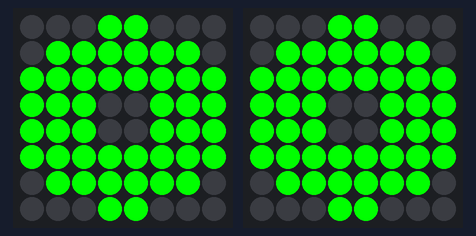
Recording of a sketch running on a simulated Arduino Uno, built with avr-gcc and run on an emulated ATmega328P. On the bench: 2 × 8×8 RGB LED matrix (first LED top left, wired row by row). Random numbers use the default seed unless the sketch sets one.

Above: at 3.2 s.
At 34.4 s:
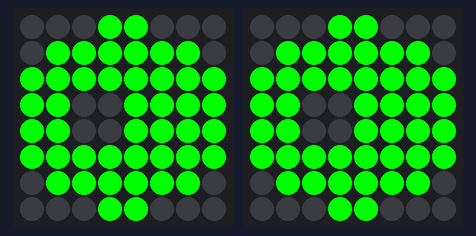
At 60.0 s:
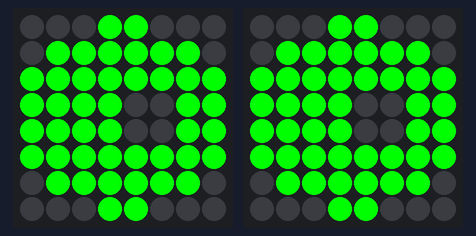
At 86.0 s:
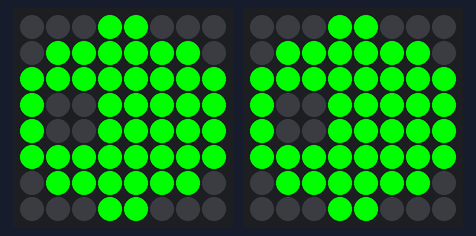
At 123.9 s:
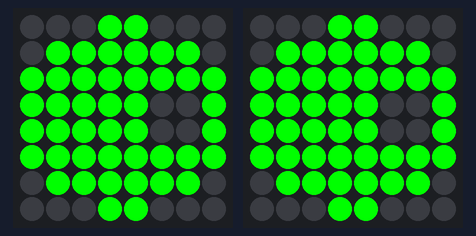

The sketch:

BlinkingEyes.ino
```cpp
#include <SPI.h>
#include <Wire.h>

//BlinkingEyes.ino

#include "Adafruit_GFX.h"
#include "Adafruit_LEDBackpack.h"


Adafruit_BicolorMatrix matrix = Adafruit_BicolorMatrix();
Adafruit_BicolorMatrix matrix2 = Adafruit_BicolorMatrix();


static const int PROGMEM  eyesVelocity = 16000;

// Note these bitmaps don't take the pupiles into account. Pupiles will be drawn (set to LOW) when needed.
static const uint8_t PROGMEM  init_bmp []={B00011000,B01111110,B11111111,B11111111,B11111111,B11111111,B01111110,B00011000},
							  blink_bmp1 []={B00000000,B00011000,B01111110,B11111111,B11111111,B11111111,B01111110,B00011000},
							  blink_bmp2 []={B00000000,B00000000,B00111100,B11111111,B11111111,B01111110,B00000000,B00000000},
							  blink_bmp3 []={B00000000,B00000000,B00000000,B11111111,B11111111,B00000000,B00000000,B00000000};


boolean isPupileMoving = false;
int pupilePosition = 3;
int movePupileTo = 3;
int finalPupilePosition;

boolean isBlinking = false;
int blinkIteration = 0;

int eyesFrameControl = 0;
int eyesColor = 3; // 1 red, 2 Yellow, 3 Green


double probabilityOfBlinking = 60;
double probabilityOfMovingPupiles = 90;

void setup() {

  // Read documentation about how to set the addresses on IC2 bus.
  matrix.begin(0x70);  // pass in the address
  matrix2.begin(0x71);  // pass in the address

}


void initEye(){
  // Basically draws an ellipse.
  matrix.clear();
  matrix.drawBitmap(0, 0, init_bmp, 8, 8, eyesColor);
  matrix2.clear();
  matrix2.drawBitmap(0, 0, init_bmp, 8, 8, eyesColor);

  clearPupiles(pupilePosition);
}

void zero(int iniX, int mat){
  if (mat == 1){
    matrix.drawPixel(iniX, 3, eyesColor);
    matrix.drawPixel(iniX+1, 3, eyesColor);
    matrix.drawPixel(iniX+2, 3, eyesColor);
    matrix.drawPixel(iniX, 4, eyesColor);
    matrix.drawPixel(iniX+2, 4, eyesColor);
    matrix.drawPixel(iniX, 5, eyesColor);
    matrix.drawPixel(iniX+2, 5, eyesColor);
    matrix.drawPixel(iniX, 6, eyesColor);
    matrix.drawPixel(iniX+2, 6, eyesColor);
    matrix.drawPixel(iniX, 7, eyesColor);
    matrix.drawPixel(iniX+1, 7, eyesColor);
    matrix.drawPixel(iniX+2, 7, eyesColor);
  }
  if (mat == 2){
    matrix2.drawPixel(iniX, 3, eyesColor);
    matrix2.drawPixel(iniX+1, 3, eyesColor);
    matrix2.drawPixel(iniX+2, 3, eyesColor);
    matrix2.drawPixel(iniX, 4, eyesColor);
    matrix2.drawPixel(iniX+2, 4, eyesColor);
    matrix2.drawPixel(iniX, 5, eyesColor);
    matrix2.drawPixel(iniX+2, 5, eyesColor);
    matrix2.drawPixel(iniX, 6, eyesColor);
    matrix2.drawPixel(iniX+2, 6, eyesColor);
    matrix2.drawPixel(iniX, 7, eyesColor);
    matrix2.drawPixel(iniX+1, 7, eyesColor);
    matrix2.drawPixel(iniX+2, 7, eyesColor);
  }
}

void one(int iniX, int mat){
  if (mat == 1){
    matrix.drawPixel(iniX+2, 3, eyesColor);
    matrix.drawPixel(iniX+2, 4, eyesColor);
    matrix.drawPixel(iniX+2, 5, eyesColor);
    matrix.drawPixel(iniX+2, 6, eyesColor);
    matrix.drawPixel(iniX+2, 7, eyesColor);
  }
  if (mat == 2){
    matrix2.drawPixel(iniX+2, 3, eyesColor);
    matrix2.drawPixel(iniX+2, 4, eyesColor);
    matrix2.drawPixel(iniX+2, 5, eyesColor);
    matrix2.drawPixel(iniX+2, 6, eyesColor);
    matrix2.drawPixel(iniX+2, 7, eyesColor);
  }
}

void two(int iniX, int mat){
  if (mat == 1){
    matrix.drawPixel(iniX, 3, eyesColor);
    matrix.drawPixel(iniX+1, 3, eyesColor);
    matrix.drawPixel(iniX+2, 3, eyesColor);
    matrix.drawPixel(iniX+2, 4, eyesColor);
    matrix.drawPixel(iniX, 5, eyesColor);
    matrix.drawPixel(iniX+1, 5, eyesColor);
    matrix.drawPixel(iniX+2, 5, eyesColor);
    matrix.drawPixel(iniX, 6, eyesColor);
    matrix.drawPixel(iniX, 7, eyesColor);
    matrix.drawPixel(iniX+1, 7, eyesColor);
    matrix.drawPixel(iniX+2, 7, eyesColor);
  }
  if (mat == 2){
    matrix2.drawPixel(iniX, 3, eyesColor);
    matrix2.drawPixel(iniX+1, 3, eyesColor);
    matrix2.drawPixel(iniX+2, 3, eyesColor);
    matrix2.drawPixel(iniX+2, 4, eyesColor);
    matrix2.drawPixel(iniX, 5, eyesColor);
    matrix2.drawPixel(iniX+1, 5, eyesColor);
    matrix2.drawPixel(iniX+2, 5, eyesColor);
    matrix2.drawPixel(iniX, 6, eyesColor);
    matrix2.drawPixel(iniX, 7, eyesColor);
    matrix2.drawPixel(iniX+1, 7, eyesColor);
    matrix2.drawPixel(iniX+2, 7, eyesColor);
  }
}
void three(int iniX, int mat){
  if (mat == 1){
    matrix.drawPixel(iniX, 3, eyesColor);
    matrix.drawPixel(iniX+1, 3, eyesColor);
    matrix.drawPixel(iniX+2, 3, eyesColor);
    matrix.drawPixel(iniX+2, 4, eyesColor);
    matrix.drawPixel(iniX, 5, eyesColor);
    matrix.drawPixel(iniX+1, 5, eyesColor);
    matrix.drawPixel(iniX+2, 5, eyesColor);
    matrix.drawPixel(iniX+2, 6, eyesColor);
    matrix.drawPixel(iniX, 7, eyesColor);
    matrix.drawPixel(iniX+1, 7, eyesColor);
    matrix.drawPixel(iniX+2, 7, eyesColor);
  }
  if (mat == 2){
    matrix2.drawPixel(iniX, 3, eyesColor);
    matrix2.drawPixel(iniX+1, 3, eyesColor);
    matrix2.drawPixel(iniX+2, 3, eyesColor);
    matrix2.drawPixel(iniX+2, 4, eyesColor);
    matrix2.drawPixel(iniX, 5, eyesColor);
    matrix2.drawPixel(iniX+1, 5, eyesColor);
    matrix2.drawPixel(iniX+2, 5, eyesColor);
    matrix2.drawPixel(iniX+2, 6, eyesColor);
    matrix2.drawPixel(iniX, 7, eyesColor);
    matrix2.drawPixel(iniX+1, 7, eyesColor);
    matrix2.drawPixel(iniX+2, 7, eyesColor);
  }
}

void four(int iniX, int mat){
  if (mat == 1){
    matrix.drawPixel(iniX, 3, eyesColor);
    matrix.drawPixel(iniX+2, 3, eyesColor);
    matrix.drawPixel(iniX, 4, eyesColor);
    matrix.drawPixel(iniX+2, 4, eyesColor);
    matrix.drawPixel(iniX, 5, eyesColor);
    matrix.drawPixel(iniX+1, 5, eyesColor);
    matrix.drawPixel(iniX+2, 5, eyesColor);
    matrix.drawPixel(iniX+2, 6, eyesColor);
    matrix.drawPixel(iniX+2, 7, eyesColor);
  }
  if (mat == 2){
    matrix2.drawPixel(iniX, 3, eyesColor);
    matrix2.drawPixel(iniX+2, 3, eyesColor);
    matrix2.drawPixel(iniX, 4, eyesColor);
    matrix2.drawPixel(iniX+2, 4, eyesColor);
    matrix2.drawPixel(iniX, 5, eyesColor);
    matrix2.drawPixel(iniX+1, 5, eyesColor);
    matrix2.drawPixel(iniX+2, 5, eyesColor);
    matrix2.drawPixel(iniX+2, 6, eyesColor);
    matrix2.drawPixel(iniX+2, 7, eyesColor);
  }
}

void five(int iniX, int mat){
  if (mat == 1){
    matrix.drawPixel(iniX, 3, eyesColor);
    matrix.drawPixel(iniX+1, 3, eyesColor);
    matrix.drawPixel(iniX+2, 3, eyesColor);
    matrix.drawPixel(iniX, 4, eyesColor);
    matrix.drawPixel(iniX, 5, eyesColor);
    matrix.drawPixel(iniX+1, 5, eyesColor);
    matrix.drawPixel(iniX+2, 5, eyesColor);
    matrix.drawPixel(iniX+2, 6, eyesColor);
    matrix.drawPixel(iniX, 7, eyesColor);
    matrix.drawPixel(iniX+1, 7, eyesColor);
    matrix.drawPixel(iniX+2, 7, eyesColor);
  }
  if (mat == 2){
    matrix2.drawPixel(iniX, 3, eyesColor);
    matrix2.drawPixel(iniX+1, 3, eyesColor);
    matrix2.drawPixel(iniX+2, 3, eyesColor);
    matrix2.drawPixel(iniX, 4, eyesColor);
    matrix2.drawPixel(iniX, 5, eyesColor);
    matrix2.drawPixel(iniX+1, 5, eyesColor);
    matrix2.drawPixel(iniX+2, 5, eyesColor);
    matrix2.drawPixel(iniX+2, 6, eyesColor);
    matrix2.drawPixel(iniX, 7, eyesColor);
    matrix2.drawPixel(iniX+1, 7, eyesColor);
    matrix2.drawPixel(iniX+2, 7, eyesColor);
  }
}

void six(int iniX, int mat){
  if (mat == 1){
    matrix.drawPixel(iniX, 3, eyesColor);
    matrix.drawPixel(iniX+1, 3, eyesColor);
    matrix.drawPixel(iniX+2, 3, eyesColor);
    matrix.drawPixel(iniX, 4, eyesColor);
    matrix.drawPixel(iniX, 5, eyesColor);
    matrix.drawPixel(iniX+1, 5, eyesColor);
    matrix.drawPixel(iniX+2, 5, eyesColor);
    matrix.drawPixel(iniX, 6, eyesColor);
    matrix.drawPixel(iniX+2, 6, eyesColor);
    matrix.drawPixel(iniX, 7, eyesColor);
    matrix.drawPixel(iniX+1, 7, eyesColor);
    matrix.drawPixel(iniX+2, 7, eyesColor);
  }
  if (mat == 2){
    matrix2.drawPixel(iniX, 3, eyesColor);
    matrix2.drawPixel(iniX+1, 3, eyesColor);
    matrix2.drawPixel(iniX+2, 3, eyesColor);
    matrix2.drawPixel(iniX, 4, eyesColor);
    matrix2.drawPixel(iniX, 5, eyesColor);
    matrix2.drawPixel(iniX+1, 5, eyesColor);
    matrix2.drawPixel(iniX+2, 5, eyesColor);
    matrix2.drawPixel(iniX, 6, eyesColor);
    matrix2.drawPixel(iniX+2, 6, eyesColor);
    matrix2.drawPixel(iniX, 7, eyesColor);
    matrix2.drawPixel(iniX+1, 7, eyesColor);
    matrix2.drawPixel(iniX+2, 7, eyesColor);
  }
}

void seven(int iniX, int mat){
  if (mat == 1){
    matrix.drawPixel(iniX, 3, eyesColor);
    matrix.drawPixel(iniX+1, 3, eyesColor);
    matrix.drawPixel(iniX+2, 3, eyesColor);
    matrix.drawPixel(iniX+2, 4, eyesColor);
    matrix.drawPixel(iniX+2, 5, eyesColor);
    matrix.drawPixel(iniX+2, 6, eyesColor);
    matrix.drawPixel(iniX+2, 7, eyesColor);
  }
  if (mat == 2){
    matrix2.drawPixel(iniX, 3, eyesColor);
    matrix2.drawPixel(iniX+1, 3, eyesColor);
    matrix2.drawPixel(iniX+2, 3, eyesColor);
    matrix2.drawPixel(iniX+2, 4, eyesColor);
    matrix2.drawPixel(iniX+2, 5, eyesColor);
    matrix2.drawPixel(iniX+2, 6, eyesColor);
    matrix2.drawPixel(iniX+2, 7, eyesColor);
  }
}

void eight(int iniX, int mat){
  if (mat == 1){
    matrix.drawPixel(iniX, 3, eyesColor);
    matrix.drawPixel(iniX+1, 3, eyesColor);
    matrix.drawPixel(iniX+2, 3, eyesColor);
    matrix.drawPixel(iniX, 4, eyesColor);
    matrix.drawPixel(iniX+2, 4, eyesColor);
    matrix.drawPixel(iniX, 5, eyesColor);
    matrix.drawPixel(iniX+1, 5, eyesColor);
    matrix.drawPixel(iniX+2, 5, eyesColor);
    matrix.drawPixel(iniX, 6, eyesColor);
    matrix.drawPixel(iniX+2, 6, eyesColor);
    matrix.drawPixel(iniX, 7, eyesColor);
    matrix.drawPixel(iniX+1, 7, eyesColor);
    matrix.drawPixel(iniX+2, 7, eyesColor);
  }
  if (mat == 2){
    matrix2.drawPixel(iniX, 3, eyesColor);
    matrix2.drawPixel(iniX+1, 3, eyesColor);
    matrix2.drawPixel(iniX+2, 3, eyesColor);
    matrix2.drawPixel(iniX, 4, eyesColor);
    matrix2.drawPixel(iniX+2, 4, eyesColor);
    matrix2.drawPixel(iniX, 5, eyesColor);
    matrix2.drawPixel(iniX+1, 5, eyesColor);
    matrix2.drawPixel(iniX+2, 5, eyesColor);
    matrix2.drawPixel(iniX, 6, eyesColor);
    matrix2.drawPixel(iniX+2, 6, eyesColor);
    matrix2.drawPixel(iniX, 7, eyesColor);
    matrix2.drawPixel(iniX+1, 7, eyesColor);
    matrix2.drawPixel(iniX+2, 7, eyesColor);
  }
}

void nine(int iniX, int mat){
  if (mat == 1){
    matrix.drawPixel(iniX, 3, eyesColor);
    matrix.drawPixel(iniX+1, 3, eyesColor);
    matrix.drawPixel(iniX+2, 3, eyesColor);
    matrix.drawPixel(iniX, 4, eyesColor);
    matrix.drawPixel(iniX+2, 4, eyesColor);
    matrix.drawPixel(iniX, 5, eyesColor);
    matrix.drawPixel(iniX+1, 5, eyesColor);
    matrix.drawPixel(iniX+2, 5, eyesColor);
    matrix.drawPixel(iniX+2, 6, eyesColor);
    matrix.drawPixel(iniX+2, 7, eyesColor);
  }
  if (mat == 2){
    matrix2.drawPixel(iniX, 3, eyesColor);
    matrix2.drawPixel(iniX+1, 3, eyesColor);
    matrix2.drawPixel(iniX+2, 3, eyesColor);
    matrix2.drawPixel(iniX, 4, eyesColor);
    matrix2.drawPixel(iniX+2, 4, eyesColor);
    matrix2.drawPixel(iniX, 5, eyesColor);
    matrix2.drawPixel(iniX+1, 5, eyesColor);
    matrix2.drawPixel(iniX+2, 5, eyesColor);
    matrix2.drawPixel(iniX+2, 6, eyesColor);
    matrix2.drawPixel(iniX+2, 7, eyesColor);
  }
}

void paintPupiles(int pX){
  matrix.drawPixel(pX, 3, eyesColor);
  matrix.drawPixel(pX+1, 3, eyesColor);
  matrix.drawPixel(pX, 4, eyesColor);
  matrix.drawPixel(pX+1, 4, eyesColor);

  matrix2.drawPixel(pX, 3, eyesColor);
  matrix2.drawPixel(pX+1, 3, eyesColor);
  matrix2.drawPixel(pX, 4, eyesColor);
  matrix2.drawPixel(pX+1, 4, eyesColor);
}

void clearPupiles(int pX){
  matrix.drawPixel(pX, 3, LOW);
  matrix.drawPixel(pX+1, 3, LOW);
  matrix.drawPixel(pX, 4, LOW);
  matrix.drawPixel(pX+1, 4, LOW);

  matrix2.drawPixel(pX, 3, LOW);
  matrix2.drawPixel(pX+1, 3, LOW);
  matrix2.drawPixel(pX, 4, LOW);
  matrix2.drawPixel(pX+1, 4, LOW);
}

void clearRows(int row){
  matrix.drawPixel(0, row, LOW);
  matrix.drawPixel(1, row, LOW);
  matrix.drawPixel(2, row, LOW);
  matrix.drawPixel(3, row, LOW);
  matrix.drawPixel(4, row, LOW);
  matrix.drawPixel(5, row, LOW);
  matrix.drawPixel(6, row, LOW);
  matrix.drawPixel(7, row, LOW);
  matrix2.drawPixel(0, row, LOW);
  matrix2.drawPixel(1, row, LOW);
  matrix2.drawPixel(2, row, LOW);
  matrix2.drawPixel(3, row, LOW);
  matrix2.drawPixel(4, row, LOW);
  matrix2.drawPixel(5, row, LOW);
  matrix2.drawPixel(6, row, LOW);
  matrix2.drawPixel(7, row, LOW);
}


void loop() {


	/*
		The movement of the eye happens every eyesVelocity times, when eyesFrameControl reaches 0.
		eyesFrameControl is decreasing by one on every iteration.
	*/
    if (eyesFrameControl == 0){ //

      //8x8 BiColor Matrix need to be initialised this sets both matrix to init bitmap.
      initEye();

      /* eyesVelocity is the number of loops that will be skipped between each frame.
                      This number may vary depending on the quantity of actions in the main loop.
                      The lower eyesvelocity is, the fastest they move.
      */
      eyesFrameControl = eyesVelocity;

      // Moving pupilles
      if ((random(0,probabilityOfMovingPupiles) == 1)&&!isPupileMoving){ // Calculate probability of moving puiles when they're resting.
        finalPupilePosition = random(1,6); // Final random destination for the pupile. 6 makes it to never reach the edges.
        isPupileMoving = true;
      } else if (isPupileMoving) {
      	// calculate direction, left or right. We need to know where they are and where they will be next to create the movement.
      	// note that we're actually setting LOW the leds to draw the pipile.
        if ( pupilePosition < finalPupilePosition ){
          movePupileTo = pupilePosition+1;
        } else if ( pupilePosition > finalPupilePosition ){
          movePupileTo = pupilePosition-1;
        } else { // Last iteration for moving pupiles or pupilePosition = finalPupilePosition
          isPupileMoving = false;
        }
        paintPupiles(pupilePosition); // Set HIGH the leds where pipiles were the previous frame to erase them.
        clearPupiles(movePupileTo);   // Set LOW the leds where the position has been calculated in this frame.
        pupilePosition = movePupileTo;// prepare next movement

        matrix.writeDisplay();
        matrix2.writeDisplay();

      }

      // Blink
      /*
      	If probability engages the blink action, there will be a set of 3 frames painting half of the blink forward. Then it goes backwards the other half until it reaches init state.
      */
      if ((random(0,probabilityOfBlinking) == 1)&&!isBlinking){ // Calculate probability of blinking when they're resting.
        isBlinking = true;
        blinkIteration = 1;

      } else if (isBlinking) {
        if (blinkIteration == 0) {
          isBlinking = false;
          matrix.clear();
          matrix2.clear();
          matrix.drawBitmap(0, 0, init_bmp, 8, 8, eyesColor);
          matrix2.drawBitmap(0, 0, init_bmp, 8, 8, eyesColor);
          clearPupiles(movePupileTo); // after clearing we need to paint the pupiles on its place again. They can be even moving while blinking.

        } else if ((blinkIteration == 1) || (blinkIteration == 5)){
          matrix.clear();
          matrix2.clear();
          matrix.drawBitmap(0, 0, blink_bmp1, 8, 8, eyesColor);
          matrix2.drawBitmap(0, 0, blink_bmp1, 8, 8, eyesColor);
          clearPupiles(movePupileTo);
          if (blinkIteration == 1){
            blinkIteration = 2;
          } else {
            blinkIteration = 0;
          }

        } else if ((blinkIteration == 2) || (blinkIteration == 4)){
          matrix.clear();
          matrix2.clear();
          matrix.drawBitmap(0, 0, blink_bmp2, 8, 8, eyesColor);
          matrix2.drawBitmap(0, 0, blink_bmp2, 8, 8, eyesColor);
          clearPupiles(movePupileTo);
          if (blinkIteration == 2){
            blinkIteration = 3;
          } else {
            blinkIteration = 5;
          }

        } else if (blinkIteration == 3){
          matrix.clear();
          matrix2.clear();
          matrix.drawBitmap(0, 0, blink_bmp3, 8, 8, eyesColor);
          matrix2.drawBitmap(0, 0, blink_bmp3, 8, 8, eyesColor);
          clearPupiles(movePupileTo);
          blinkIteration = 4;
        }

      matrix.writeDisplay();
      matrix2.writeDisplay();
      }
    } else {
      eyesFrameControl --;
    }
}
```

Measured:
- what the display in image 0 shows lasts 5.7 s, from 3.2 s to 8.9 s
- what the display in image 1 shows lasts 4.1 s, from 34.3 s to 38.4 s
- what the display in image 3 shows lasts 1.3 s, from 85.9 s to 87.2 s
